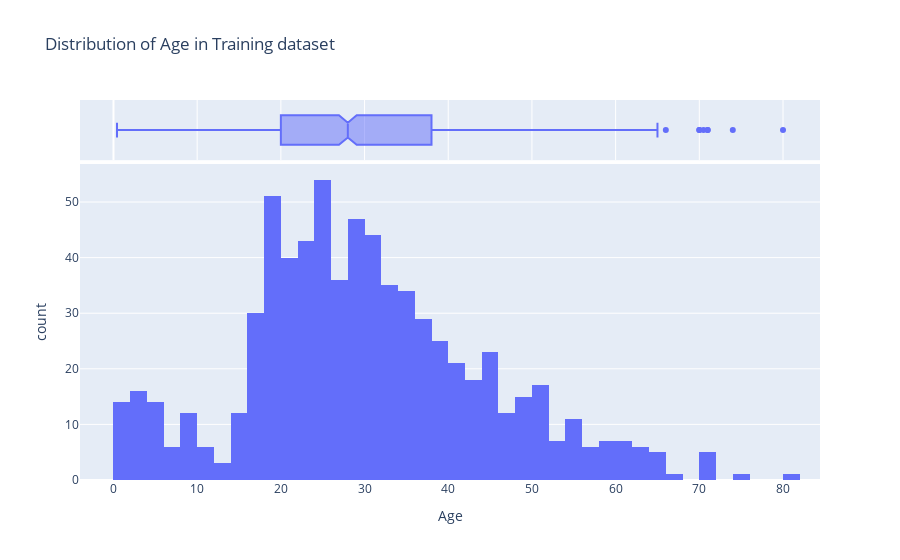

This figure's notebook cell:
### Markdown cell above
**3.1. Handling Missing Values in Age column**

### Code cell
# Distribution of Age using plotly

fig = px.histogram(training_df_titanic, x='Age', marginal='box', nbins=50, title='Distribution of Age in Training dataset')
fig.show()

### Figure 1 — Plotly figure (JSON) as saved in the notebook; plotly's stock layout.template omitted (floating-point values rounded to 4 significant figures; data arrays with more than 128 entries replaced by an {"elided": "..."} marker saying what was removed)
{"data": [{"alignmentgroup": "True", "bingroup": "x", "hovertemplate": "Age=%{x}<br>count=%{y}<extra></extra>", "legendgroup": "", "marker": {"color": "#636efa", "pattern": {"shape": ""}}, "name": "", "nbinsx": 50, "offsetgroup": "", "orientation": "v", "showlegend": false, "type": "histogram", "x": {"elided": "891 float values"}, "xaxis": "x", "yaxis": "y"}, {"alignmentgroup": "True", "hovertemplate": "Age=%{x}<extra></extra>", "legendgroup": "", "marker": {"color": "#636efa"}, "name": "", "notched": true, "offsetgroup": "", "showlegend": false, "type": "box", "x": {"elided": "891 float values"}, "xaxis": "x2", "yaxis": "y2"}], "layout": {"barmode": "relative", "legend": {"tracegroupgap": 0}, "title": {"text": "Distribution of Age in Training dataset"}, "xaxis": {"anchor": "y", "domain": [0, 1], "title": {"text": "Age"}}, "xaxis2": {"anchor": "y2", "domain": [0, 1], "matches": "x", "showgrid": true, "showticklabels": false}, "yaxis": {"anchor": "x", "domain": [0, 0.8316], "title": {"text": "count"}}, "yaxis2": {"anchor": "x2", "domain": [0.8416, 1], "matches": "y2", "showgrid": false, "showline": false, "showticklabels": false, "ticks": ""}}}
